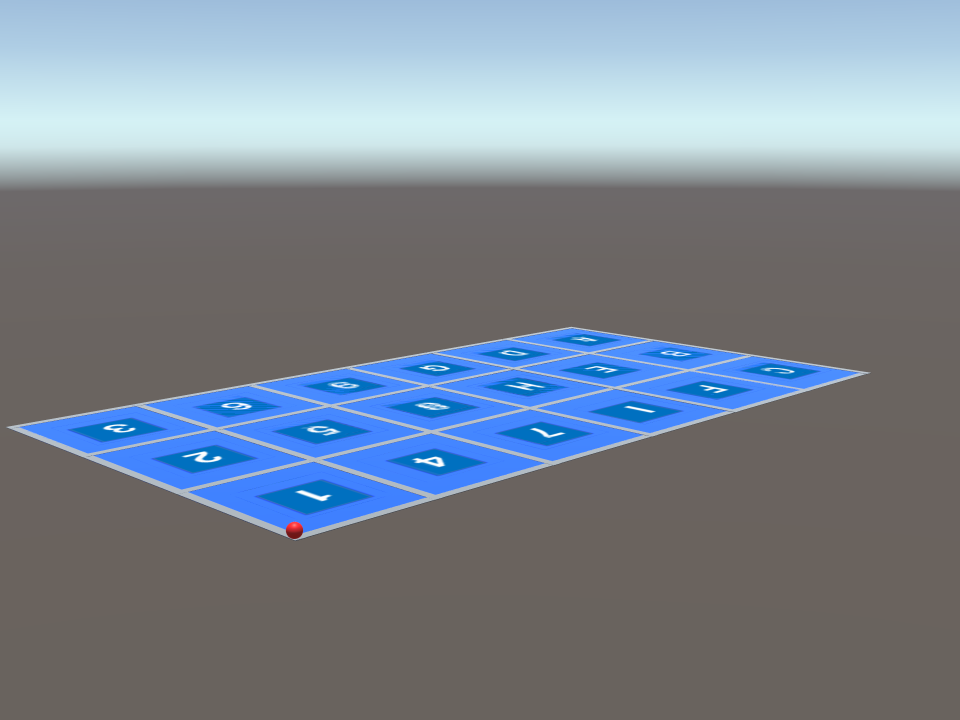
#> input picture PingPongField/Assets/ExperimentData/Point1_Camera1.png, 2880 x 2160 px (shown at 1/3 size); its folder holds 6 pictures in this run; the run also reads 1 picture not shown here
$ python DistanceFind.py   (older library calls are emulated)
#> lines starting #> are read from the running program, lines starting #| are printed output that depends on the picture; after the words box and inside, x2 and y2 are one past the last pixel; in counts of white or black regions, pixels touching at a corner belong together
import cv2
import numpy as np
import os
import shutil
import math
import sys
from PIL import Image, ImageDraw
import openpyxl as excel
import re

Xdata_list_Camera1 = [] #見つけた領域を保存しておくリスト
Xdata_list_Camera2 = [] #見つけた領域を保存しておくリスト
r4 = [] #見つけた領域を保存しておくリスト
r3 = [] #見つけた領域を保存しておくリスト


CalibrationData_Number = 29 #キャリブレーションに必要な写真の数

def Camera1():
    #ファイルの数を数える
    files = os.listdir('../ExperimentData')
    count = 0 #ディレクトリのファイルを数えるための変数

    for file in files:
        index = re.search('.png',file) #pngのファイルを探す
        if index: #pngのファイルであれば
            count = count + 1
    DataCount = count/4 - CalibrationData_Number #何個の追加写真があるのか数える

    #print(int(DataCount),"バウンド")

    for i in range(29 + int(DataCount)):
        #print(i+1,"枚目")
        img1 = cv2.imread("../ExperimentData/Point"+str(i+1)+"_Camera1.png")
#> img1 is the input picture: shape (2160, 2880, 3); mean B, G, R 145.8, 133.3, 122.7
        img2 = cv2.imread("../ExperimentData/Point29_Camera1.png")#背景は29番の画像

        img_gray1 = cv2.cvtColor(img1, cv2.COLOR_BGR2GRAY)
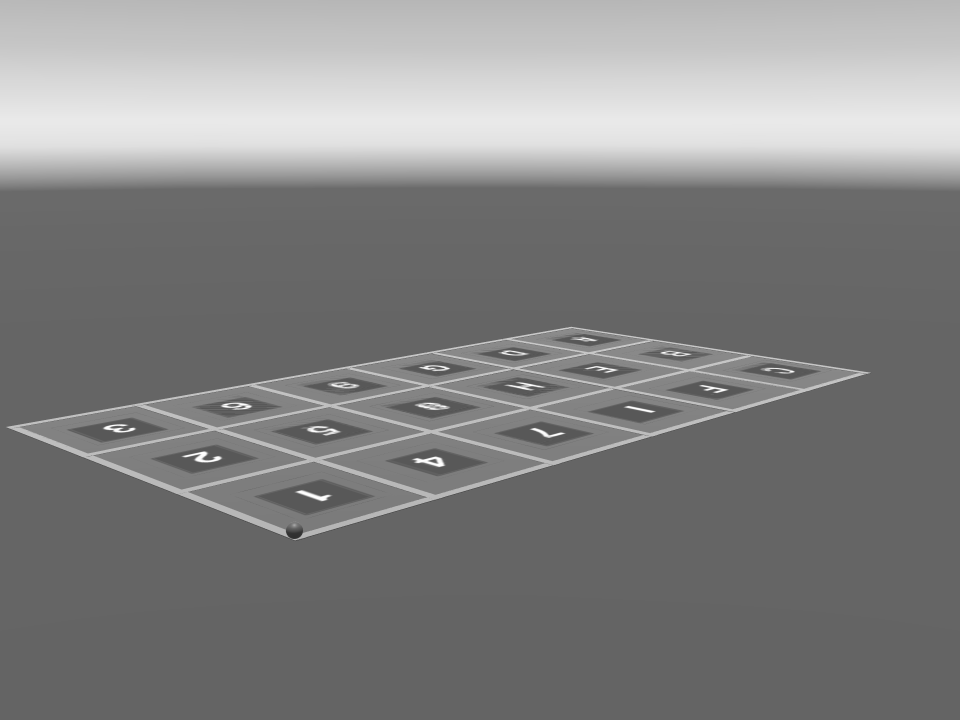
#> img_gray1: shape (2160, 2880) (shown at 1/3 size); min 47, max 255, mean 131.5
        img_gray2 = cv2.cvtColor(img2, cv2.COLOR_BGR2GRAY)

        th = 1 #閾値の決定
        mask = cv2.absdiff(img_gray1,img_gray2)

        # 差分画像を二値化してマスク画像を算出
        mask[mask < th] = 0
        mask[mask >= th] = 255
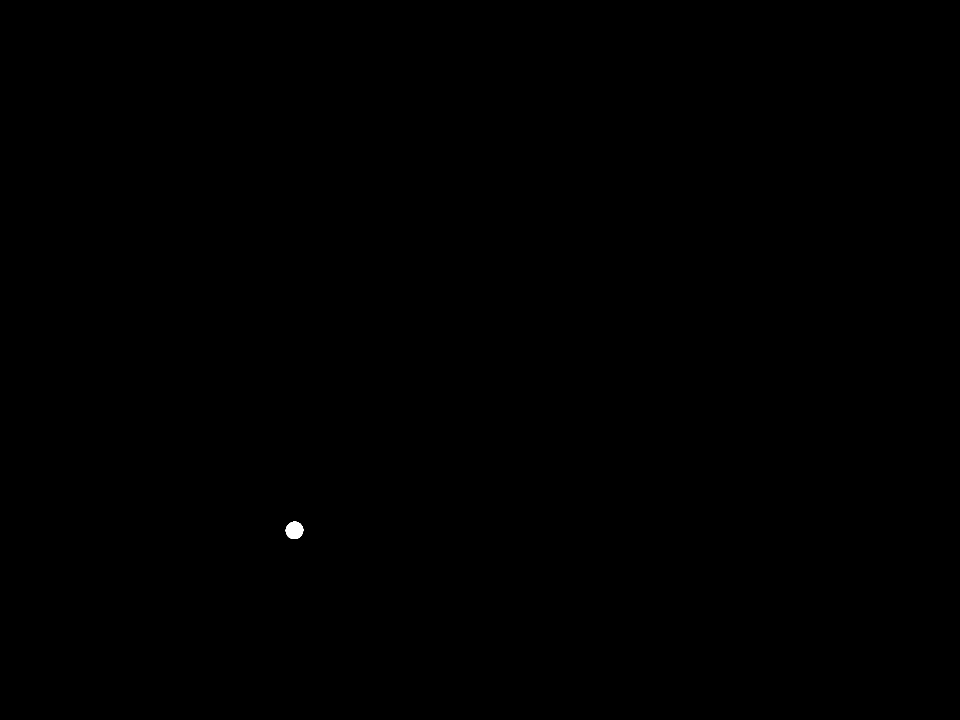
#> mask: shape (2160, 2880) (shown at 1/3 size); 0.03% white; 1 white region

        #画像のサイズの取得
        H,W,_ = img1.shape
#> H = 2160; W = 2880

        #画像の表示
        #cv2.imshow('image',mask)
        #cv2.waitKey(100000)
        #cv2.destroyAllWindows()
        cv2.imwrite("../ProcessingExperimentData/Data"+str(i+1)+"_Camera1.png",mask)

        #領域を見つけ出して座標を取得する
        _,contours, _ = cv2.findContours(mask, cv2.RETR_LIST, cv2.CHAIN_APPROX_NONE)
#> contours = 12 contours, 11 with area under 20; largest, box (x1, y1, x2, y2) and area: (857, 1565, 910, 1617) 2086

        for i in range(int(len(contours))):
            area = cv2.contourArea(contours[i])#面積を計算するよ
            #print("面積",area)
            if area > 50.0: #面積が大きくないとノイズとみなす
                rect_x ,rect_y ,rect_w, rect_h = cv2.boundingRect(contours[i])
                x_data = int(rect_x+(rect_w/2))
                y_data = int(rect_y+(rect_h/2))
                #配列にXのデータの格納
                Xdata_list_Camera1.append(((W/2)-x_data))
#> this loop made 12 passes
#> (area, rect_x, rect_y, rect_w, rect_h, x_data, y_data) on pass 12: (2086, 857, 1565, 53, 52, 883, 1591)
#> after the loop, Xdata_list_Camera1 = [557]
                #print("配列のながさは",len(Xdata_list_Camera1))
                #print("##########################")

# [49 lines left out: function Camera2, not called in this run]
                #print("配列のながさは",len(Xdata_list_Camera2))
                #print("##########################")


########################ここからプログラムのスタート

#> (the run stopped early here; a loop or call above may not have finished)
